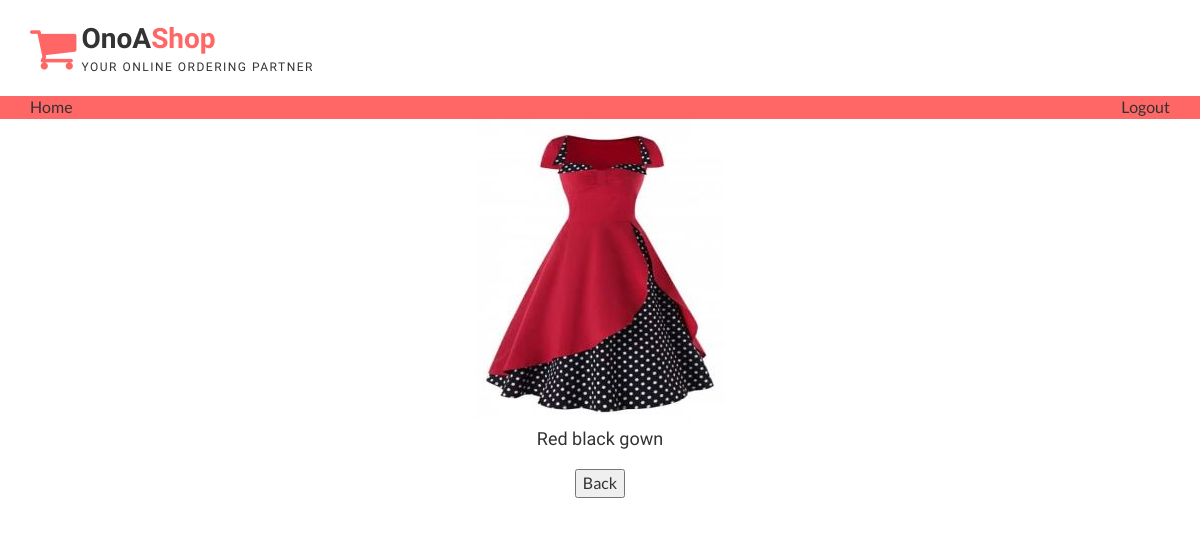
Screenshot of /details.php (signed in) with the database file from the repository.
### tables this page shows
CREATE TABLE `products` (
  `Product id` int(11) NOT NULL,
  `ProductName` varchar(255) NOT NULL,
  `Product description` varchar(255) NOT NULL,
  `category` tinyint(1) DEFAULT '0',
  `Product quantity` text NOT NULL,
  `ProductPrice` int(11) NOT NULL,
  `productImage` varchar(255) NOT NULL
);

### details.php (the view, shortened to what this page needs)
<?php
require 'includes/main.php';
$prdname = "Red black gown";
$proddet = $db->prepare("SELECT * FROM `products` WHERE `productName`=?");
$proddet->execute(array($prdname));
$product = $proddet->fetch(PDO::FETCH_ASSOC);
?>
<html>
<head>
    <link href="css/font-awesome.css" rel="stylesheet">
    <link href="css/bootstrap.css" rel="stylesheet">
    <link href="css/jquery.smartmenus.bootstrap.css" rel="stylesheet">
    <link rel="stylesheet" type="text/css" href="css/jquery.simpleLens.css">
    <link rel="stylesheet" type="text/css" href="css/slick.css">
    <link rel="stylesheet" type="text/css" href="css/nouislider.css">
    <link id="switcher" href="css/theme-color/default-theme.css" rel="stylesheet">
    <link href="css/sequence-theme.modern-slide-in.css" rel="stylesheet" media="all">
    <link href="css/style.css" rel="stylesheet">
</head>
<body>
<header id="aa-header">
    <div class="aa-header-bottom">
      <div class="container">
        <div class="row">
          <div class="col-md-12">
            <div class="aa-header-bottom-area">
              <div class="aa-logo">
                <a href="index.php">
                  <span class="fa fa-shopping-cart"></span>
                  <p>OnoA<strong>Shop</strong> <span>Your Online Ordering Partner</span></p>
                </a>
              </div>
            </div>
          </div>
        </div>
      </div>
    </div>
  </header>
  <section id="menu">
    <div class="container">
      <div class="menu-area">
        <div class="navbar navbar-default" role="navigation">
          <ul>
          <li style="float: left;"><a href="index.php">Home</a></li>
          <li style="float: right;"><a href="logout.php">Logout</a></li>
        </ul>
      </div>
     </div>
   </div>
  </section>
  <section id="aa-product">
    <div class="container">
      <div class="row">
        <div class="col-md-12">
          <div class="row">
            <div class="aa-product-area">
              <div class="aa-product-inner">
                 <ul class="nav nav-tabs aa-products-tab">
                  <div id="slimshirt">
                     <a class="aa-product-img" href="#"><img src='img/uploaded/<?php echo $product['productImage']; ?>' alt="<?php echo $product['ProductName']; ?>"></a>
                   </div>
                  <h4><?php echo $product['ProductName']; ?></h4>
  <section id="aa-subscribe">
    <div class="container">
      <div class="row">
      </div>
      <button><a href="products.php">Back</a></button>
    </div>
  </section>
  </body>
  </html>

### css/theme-color/default-theme.css (style rules this page uses)
#aa-header .aa-header-bottom .aa-header-bottom-area .aa-logo a > span { color: #ff6666; }
#aa-header .aa-header-bottom .aa-header-bottom-area .aa-logo a strong { color: #ff6666; }
#menu { background-color: #ff6666; }

### rows the page displays
products: productImage (picture), ProductName "Red black gown"
